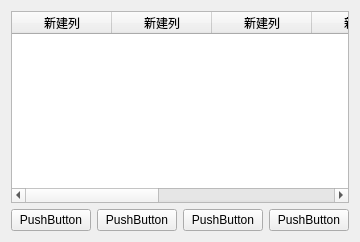
        <widget class="QWidget" name="tab_4">
         <attribute name="title">
          <string>开关卡</string>
         </attribute>
         <layout class="QGridLayout" name="gridLayout_9">
          <item row="0" column="0">
           <layout class="QVBoxLayout" name="verticalLayout_15">
            <item>
             <layout class="QGridLayout" name="gridLayout_4">
              <item row="0" column="0">
               <widget class="QTableWidget" name="tableWidget_2">
                <column>
                 <property name="text">
                  <string>新建列</string>
                 </property>
                </column>
                <column>
                 <property name="text">
                  <string>新建列</string>
                 </property>
                </column>
                <column>
                 <property name="text">
                  <string>新建列</string>
                 </property>
                </column>
                <column>
                 <property name="text">
                  <string>新建列</string>
                 </property>
                </column>
                <column>
                 <property name="text">
                  <string>新建列</string>
                 </property>
                </column>
                <column>
                 <property name="text">
                  <string>新建列</string>
                 </property>
                </column>
                <column>
                 <property name="text">
                  <string>新建列</string>
                 </property>
                </column>
               </widget>
              </item>
              <item row="1" column="0">
               <layout class="QHBoxLayout" name="horizontalLayout_32">
                <item>
                 <widget class="QPushButton" name="pushButton_22">
                  <property name="text">
                   <string>PushButton</string>
                  </property>
                 </widget>
                </item>
                <item>
                 <widget class="QPushButton" name="pushButton_23">
                  <property name="text">
                   <string>PushButton</string>
                  </property>
                 </widget>
                </item>
                <item>
                 <widget class="QPushButton" name="pushButton_24">
                  <property name="text">
                   <string>PushButton</string>
                  </property>
                 </widget>
                </item>
                <item>
                 <widget class="QPushButton" name="pushButton_25">
                  <property name="text">
                   <string>PushButton</string>
                  </property>
                 </widget>
                </item>
               </layout>
              </item>
             </layout>
            </item>
           </layout>
          </item>
         </layout>
        </widget>
